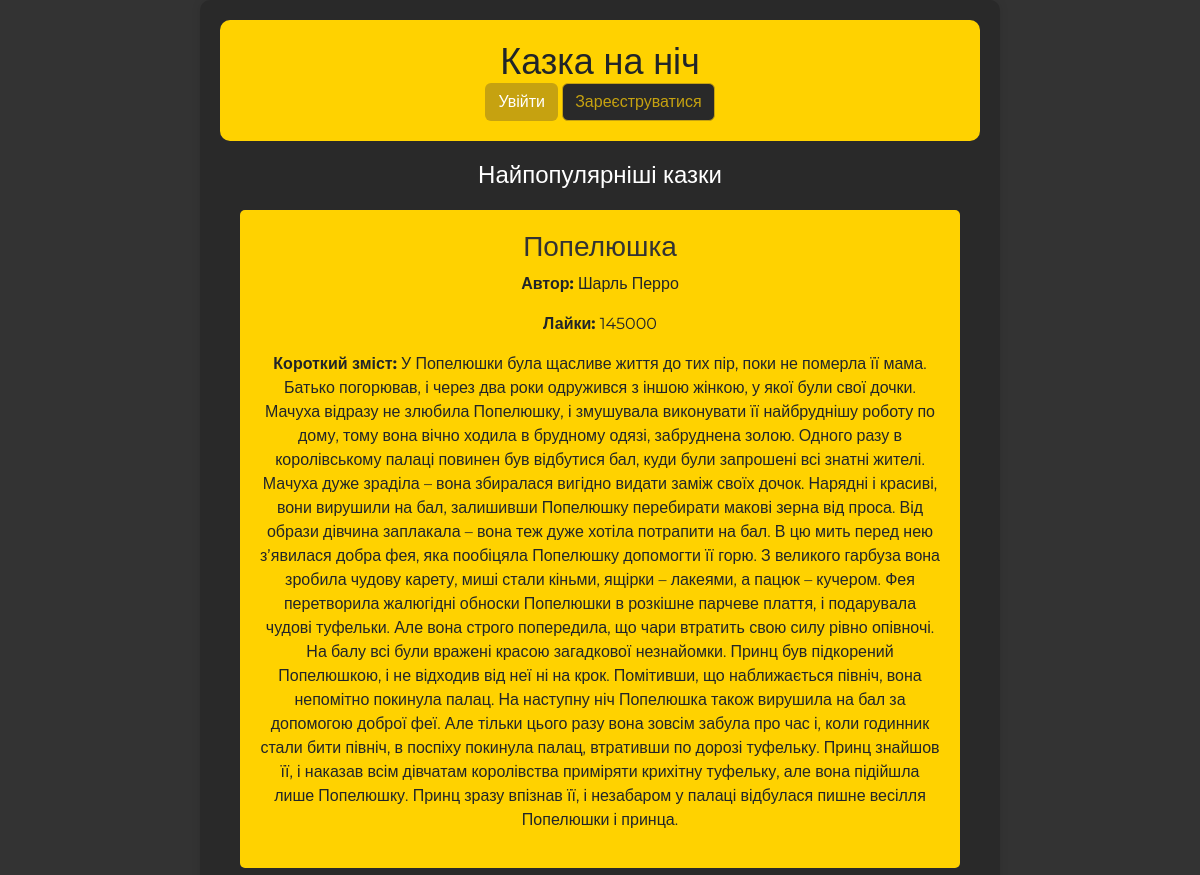
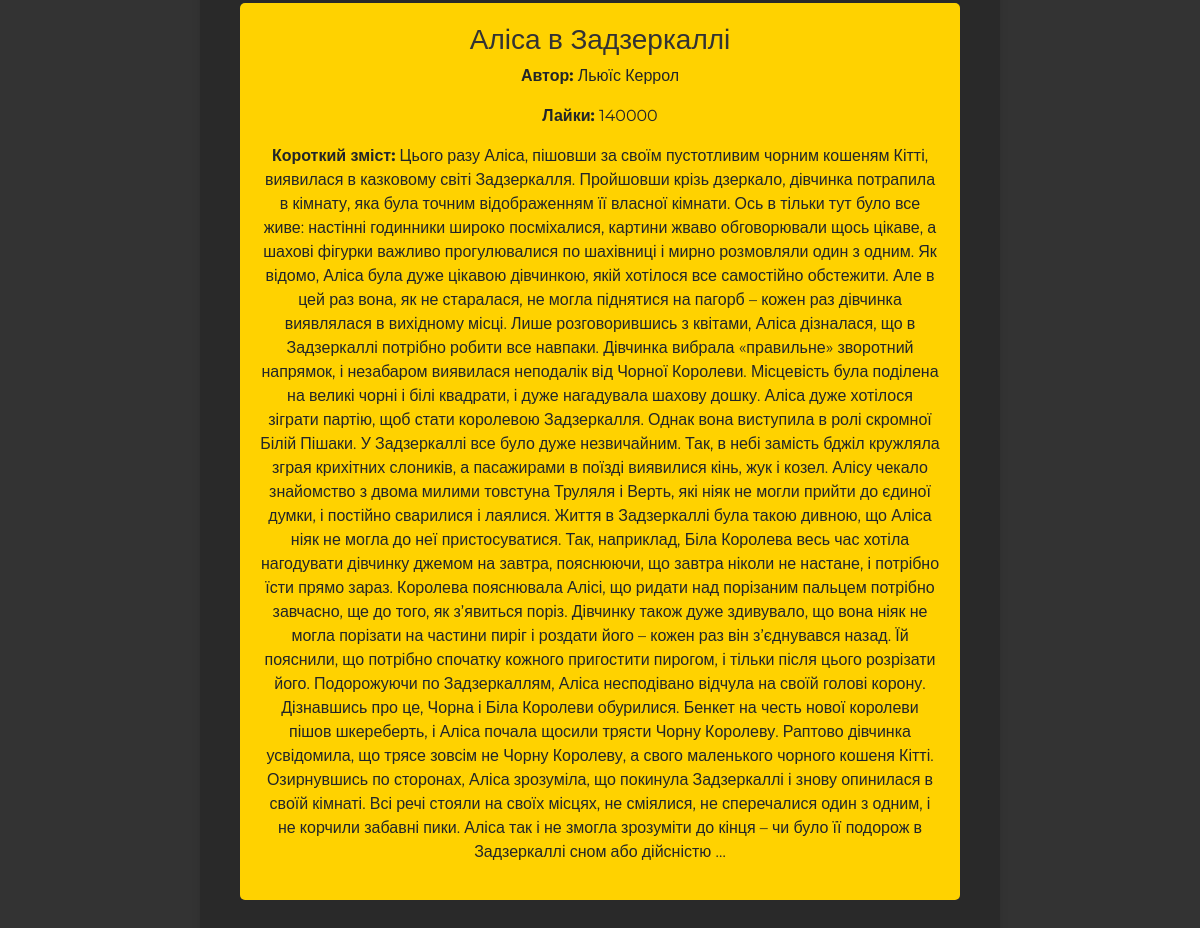
The page / on the database its author committed (2 pictures, top to bottom).
### fairytale/models.py (models this page shows)
class Story(models.Model):
    title = models.CharField(max_length=100)
    content = models.TextField()
    author = models.CharField(max_length=100)
    likes = models.IntegerField(default=0)
    is_read = models.BooleanField(default=False)

### fairytale/views.py (the view)
# urls.py: path('', views.home, name='home'),
def home(request):
    popular_stories = Story.objects.all().order_by('-likes')
    return render(request, 'home.html', {'popular_stories': popular_stories})

### fairytale/templates/home.html (shortened to what this page needs)
{% load static %}
<!DOCTYPE html>
<html lang="en">
<head>
    {% load static %}
    <link href="https://cdn.jsdelivr.net/npm/bootstrap@5.3.3/dist/css/bootstrap.min.css" rel="stylesheet">
    <link rel="stylesheet" href="https://cdnjs.cloudflare.com/ajax/libs/font-awesome/5.15.4/css/all.min.css">
    <link rel="stylesheet" type="text/css" href="{% static 'main/css/main.css'%}">
</head>
<body>
    <div class="container">
        <header>
            <h1>Казка на ніч</h1>
            <div>
                {% if user.is_authenticated %}
                    {% if user.is_staff %}
                        <a href="{% url 'admin_profile' %}" class="btn btn-custom profile-btn">Профіль</a>
                    {% else %}
                        <a href="{% url 'profile' %}" class="btn btn-custom profile-btn">Профіль</a>
                    {% endif %}
                    <a href="{% url 'logout' %}" class="btn btn-custom-outline logout-btn">Вийти</a>
                {% else %}
                    <a href="{% url 'login' %}" class="btn btn-custom">Увійти</a>
                    <a href="{% url 'register' %}" class="btn btn-custom-outline">Зареєструватися</a>
                {% endif %}
            </div>
        </header>
        <main>
            <section>
                <h2>Найпопулярніші казки</h2>
                <ul class="list-unstyled">
                    {% for story in popular_stories %}
                        <li>
                            <div class="story">
                                <div>
                                    <h3>{{ story.title }}</h3>
                                    <p><strong>Автор:</strong> {{ story.author }}</p>
                                    <p><strong>Лайки:</strong> {{ story.likes }}</p>
                                    <p><strong>Короткий зміст:</strong> {{ story.content }}</p>
                                </div>
                            </div>
                        </li>
                    {% endfor %}
                </ul>
            </section>
        </main>
    </div>
</body>
</html>

### fairytale/static/main/css/main.css (style rules this page uses)
body { font-family: Montserrat, sans-serif; background-color: #f4f4f4; margin: 0; padding: 0; display: flex; justify-content: center; align-items: center; height: 100vh; }
.container { max-width: 800px; margin: auto; padding: 20px; background-color: #292929; border-radius: 10px; box-shadow: 0 0 10px rgba(0, 0, 0, 0.1); text-align: center; }
header { background-color: #ffd200; padding: 20px; text-align: center; border-radius: 10px; }
.btn-custom { background-color: #c6a210; color: white; transition: background-color 0.3s ease; }
.btn-custom-outline { background-color: #292929; border: 1px solid #c6a210; color: #c6a210; transition: all 0.3s ease; }
h2 { color: #333; margin-bottom: 20px; }
body { background-color: #333333; }
.story { background-color: #ffd200; padding: 20px; border-radius: 5px; margin-bottom: 10px; display: flex; flex-direction: column; justify-content: space-between; align-items: center; }
.story h3 { margin-top: 0; color: #333; }

### fairytale/templates/home.html (style rules this page uses)
.container { max-width: 800px; margin: auto; padding: 20px; background-color: #292929; border-radius: 10px; box-shadow: 0 0 10px rgba(0, 0, 0, 0.1); }
header h1 { margin: 0; font-size: 36px; }
main { padding: 20px; }
section { margin-bottom: 20px; }
h2 { font-size: 24px; color: #fff; }

### rows shown on the page
Story: title "Попелюшка", author "Шарль Перро", likes "145000", content "У Попелюшки була щасливе життя до тих пір, поки не померла її мама. Батько погорював, і через два роки одружився з іншою жінкою, у якої були свої дочки. Мачуха відразу не злюбила Попелюшку, і змушувала виконувати її найбруднішу роботу по дому, тому вона вічно ходила в брудному одязі, забруднена золою. Одного разу в королівському палаці повинен був відбутися бал, куди були запрошені всі знатні жителі. Мачуха дуже зраділа – вона збиралася вигідно видати заміж своїх дочок. Нарядні і красиві, вони вирушили на бал, залишивши Попелюшку перебирати макові зерна від проса. Від образи дівчина заплакала – вона теж дуже хотіла потрапити на бал. В цю мить перед нею з’явилася добра фея, яка пообіцяла…"
Story: title "Аліса в Задзеркаллі", author "Льюїс Керрол", likes "140000", content "Цього разу Аліса, пішовши за своїм пустотливим чорним кошеням Кітті, виявилася в казковому світі Задзеркалля. Пройшовши крізь дзеркало, дівчинка потрапила в кімнату, яка була точним відображенням її власної кімнати. Ось в тільки тут було все живе: настінні годинники широко посміхалися, картини жваво обговорювали щось цікаве, а шахові фігурки важливо прогулювалися по шахівниці і мирно розмовляли один з одним. Як відомо, Аліса була дуже цікавою дівчинкою, якій хотілося все самостійно обстежити. Але в цей раз вона, як не старалася, не могла піднятися на пагорб – кожен раз дівчинка виявлялася в вихідному місці. Лише розговорившись з квітами, Аліса дізналася, що в Задзеркаллі потрібно робити все…"
